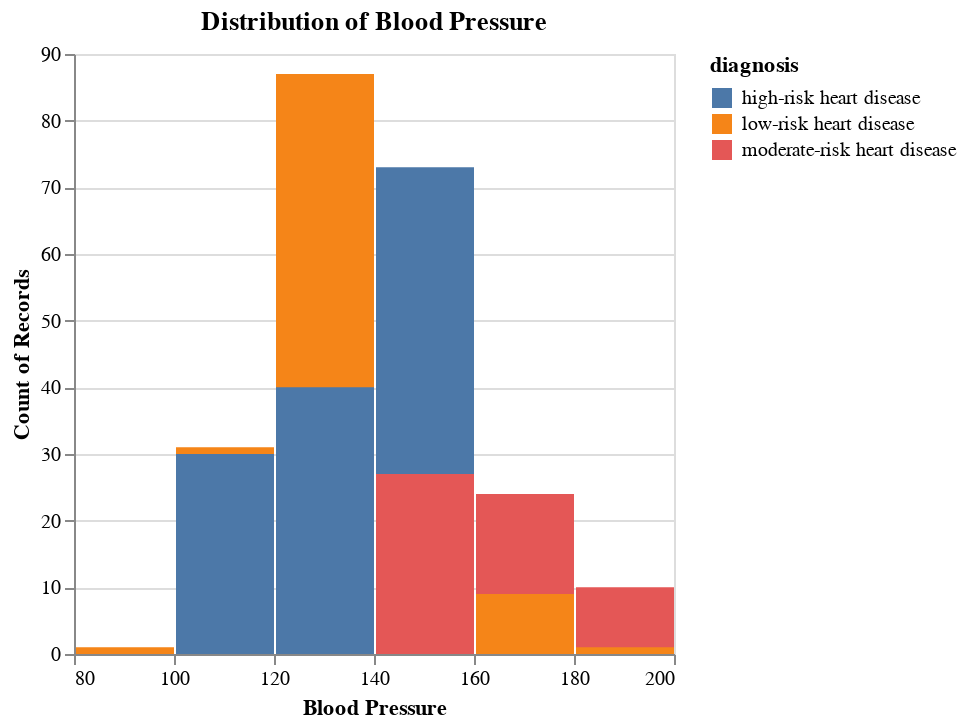

Source (notebook cell):
### Code cell
# blood pressure
bp_hist = alt.Chart(heart_disease_train).mark_bar().encode(
    x=alt.X("resting_bp:Q", bin = True).title("Blood Pressure"),
    y=alt.Y("count()").stack(False),
    color="diagnosis:N"
).properties(
    title = "Distribution of Blood Pressure"
)

bp_hist

### Figure 1 — Vega-Lite specification as saved in the notebook (floating-point values rounded to 4 significant figures; data arrays with more than 128 entries replaced by an {"elided": "..."} marker saying what was removed)
{"config": {"view": {"continuousWidth": 300, "continuousHeight": 300}}, "data": {"name": "data-e32c91933101677bd1a7ec5d36caae22"}, "mark": {"type": "bar"}, "encoding": {"color": {"field": "diagnosis", "type": "nominal"}, "x": {"bin": true, "field": "resting_bp", "title": "Blood Pressure", "type": "quantitative"}, "y": {"aggregate": "count", "stack": false, "type": "quantitative"}}, "title": "Distribution of Blood Pressure", "$schema": "https://vega.github.io/schema/vega-lite/v5.15.1.json", "datasets": {"data-e32c91933101677bd1a7ec5d36caae22": {"elided": "492 records"}}}
